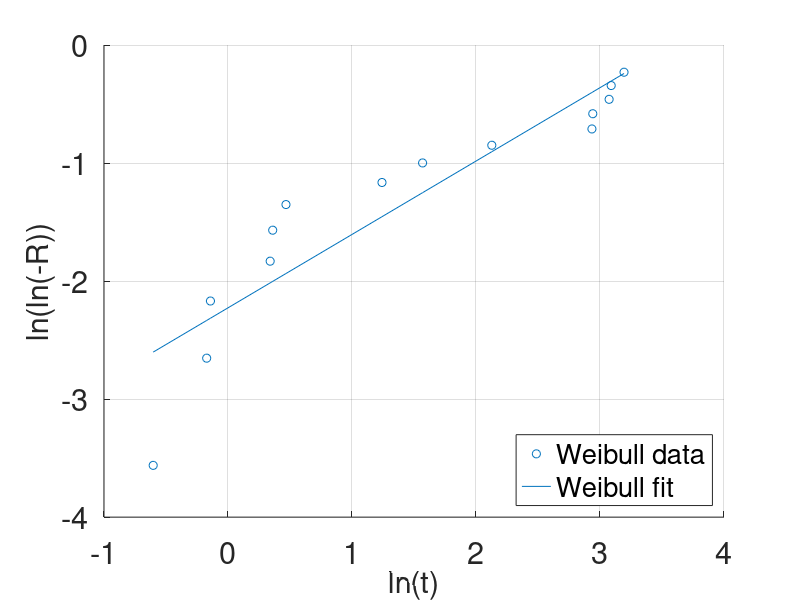
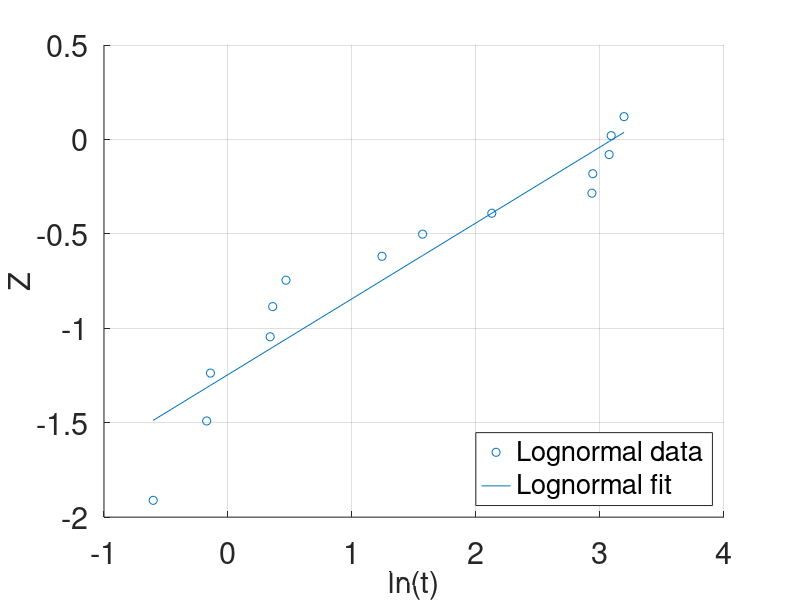
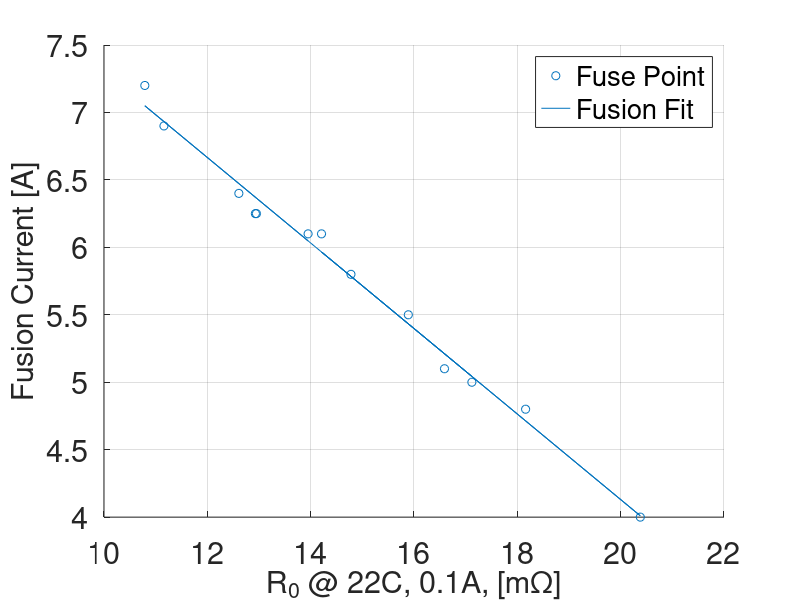

MATLAB code for these plots, in order:
% In this document the time-to-failure data points are manually entered
% into the arrays. Weibull and Lognormal analysis is conducted on the
% arrays
%--------------------Failure Times------------------------
% t = [ 0.499,0.55,0.561,0.6702,0.708,0.797,0.885,0.938,0.985,1.134,1.281,...
%       1.287,1.609,1.747,2.124,2.197,2.251,3.073,3.215,3.874,6.55,7.698, 17.035]; % T-R Corner
% t = [ 0.951,1.545,2.371,2.949,3.347,3.349,3.523,5.765,6.592,13.196,15.108,...
%       23.433 ]; % B-L Corner
% t = [ 2.327,12.799,3.786,14.63,6.549,4.239,0.698,1.62,0.883,17.772,5.997,...
%       1.167,8.574,13.914,1.093,14.808 ]; % T-L Corner
 t = [ 18.948,4.803,18.819,0.842,0.547,8.393,3.462,0.868,21.617,21.984,...
       1.434,1.405,24.38,1.596]; % B-R Corner
% t = [ 0.249, 0.713, 0.311, 0.768, 1.11, 0.406, 0.321, 2.622, 1.014, 0.755,... 
%       0.433, 2.698, 1.626, 1.867]; % SAC-305 T-R 
n = 24;
i = 1:length(t);
t = sort(t);
% Median Ranking - [Used to take into account the probability density of the
% failure times]
F = (i - 0.3)/(n + 1);
R = 1 - F;
 
 
%% ------------------ Weibull Fit ---------------------

X = log(t);
Y = log(-log(R));

% Weibull Distribution
wblfit = polyfit(X,Y,1);
beta = wblfit(1);
eta = exp(-wblfit(2)/beta); % Time by which 63.2% of samples have failed

% Plotting
figure (1);
set(gca, 'Fontsize', 22)
grid on
hold on
scatter (X,Y);
plot(X, wblfit(1)*X + wblfit(2));
xlabel('ln(t)','FontSize',22);
ylabel('ln(ln(-R))','FontSize',22);
legend({'Weibull data','Weibull fit'}, 'Location', 'SouthEast');
hold off

% ----------Goodness of fit test-----------
% K-S Test
F_predicted = 1 - exp(- ((t./eta).^beta)) ;

CDF_diff = abs(F - F_predicted);
CDF_diff_max = max(CDF_diff);

% Chi-square
X_predicted = Y / beta + log(eta);
t_predicted = exp(X_predicted);

chi_sq_all = ((t_predicted - t).^2)./t_predicted;
chi_sq = sum(chi_sq_all);

fprintf('Weibull Fit Data')
fprintf('No. of Failures: %d\n', i(end))
fprintf('Eta: %d\n', eta)
fprintf('Beta: %d\n', beta)
fprintf('KS Fit: %d\n', CDF_diff_max)
fprintf('Chi_sq: %d\n', chi_sq)
fprintf('')

%% ----------------------------------------------------------------------
% ---------------------Lognormal Distribution----------------------------
X = log(t);
yln = norminv(F);
lnfit = polyfit(X,yln,1);
sigma = 1/lnfit(1);
mu = -lnfit(2)*sigma;

mttf = exp(mu + (sigma^2)/2); % Time by which 50% of samples have failed

figure (2);
set(gca, 'Fontsize', 22)
grid on
hold on
scatter (X,yln);
plot(X, lnfit(1)*X + lnfit(2));
xlabel('ln(t)','FontSize',22);
ylabel('Z','FontSize',22);
legend({'Lognormal data','Lognormal fit'}, 'Location', 'SouthEast');
hold off

% ----------Goodness of fit test-----------
% K-S Test
F_predicted = normcdf(X,mu,sigma);

CDF_diff = abs(F - F_predicted);
CDF_diff_max = max(CDF_diff);

% Chi-square
X_predicted = yln * sigma + mu;
t_predicted = exp(X_predicted);

chi_sq_all = ((t_predicted - t).^2)./t_predicted;
chi_sq = sum(chi_sq_all);

fprintf('Lognormal Fit Data')
fprintf('No. of Failures: %d\n', i(end))
fprintf('Mttf: %d\n', mttf)
fprintf('Mu: %d\n', mu)
fprintf('Sigma: %d\n', sigma)
fprintf('KS Fit: %d\n', CDF_diff_max)
fprintf('Chi_sq: %d\n', chi_sq)
fprintf('')

%% ----------Fusion Current Char.----------------%
R0 = [17.12 14.21 14.78 16.59 18.16 20.38 15.89 12.95 12.61 10.79 11.16 12.93 13.95];
Ifuse = [5 6.1 5.8 5.1 4.8 4 5.5 6.25 6.4 7.2 6.9 6.25 6.1];

fusefit = polyfit(R0,Ifuse,1);
slope = fusefit(1);
int = fusefit(2);

figure (3);
set(gca, 'Fontsize', 22)
grid on
hold on
scatter (R0,Ifuse);
plot(R0, slope*R0 + int);
xlabel('R_0 @ 22C, 0.1A, [mΩ]','FontSize',22);
ylabel('Fusion Current [A]','FontSize',22);
legend({'Fuse Point','Fusion Fit'}, 'Location', 'NorthEast');
hold off


